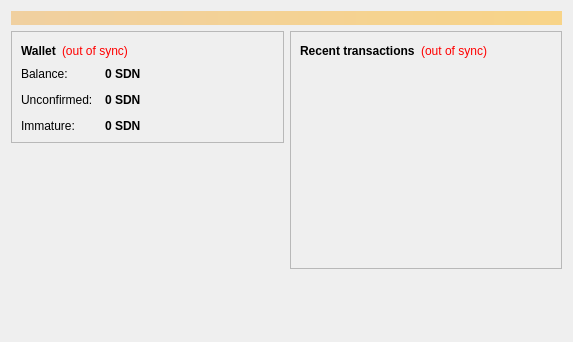
<?xml version="1.0" encoding="UTF-8"?>
<ui version="4.0">
 <class>OverviewPage</class>
 <widget class="QWidget" name="OverviewPage">
  <property name="geometry">
   <rect>
    <x>0</x>
    <y>0</y>
    <width>573</width>
    <height>342</height>
   </rect>
  </property>
  <property name="windowTitle">
   <string>Form</string>
  </property>
  <layout class="QVBoxLayout" name="topLayout">
   <item>
    <widget class="QLabel" name="labelAlerts">
     <property name="visible">
      <bool>false</bool>
     </property>
     <property name="styleSheet">
      <string notr="true">background-color: qlineargradient(x1: 0, y1: 0, x2: 1, y2: 0, stop:0 #F0D0A0, stop:1 #F8D488); color:#000000;</string>
     </property>
     <property name="wordWrap">
      <bool>true</bool>
     </property>
     <property name="margin">
      <number>3</number>
     </property>
    </widget>
   </item>
   <item>
    <layout class="QHBoxLayout" name="horizontalLayout" stretch="1,1">
     <item>
      <layout class="QVBoxLayout" name="verticalLayout_2">
       <item>
        <widget class="QFrame" name="frame">
         <property name="frameShape">
          <enum>QFrame::StyledPanel</enum>
         </property>
         <property name="frameShadow">
          <enum>QFrame::Raised</enum>
         </property>
         <layout class="QVBoxLayout" name="verticalLayout_4">
          <item>
           <layout class="QHBoxLayout" name="horizontalLayout_4">
            <item>
             <widget class="QLabel" name="label_5">
              <property name="font">
               <font>
                <weight>75</weight>
                <bold>true</bold>
               </font>
              </property>
              <property name="text">
               <string>Wallet</string>
              </property>
             </widget>
            </item>
            <item>
             <widget class="QLabel" name="labelWalletStatus">
              <property name="toolTip">
               <string>The displayed information may be out of date. Your wallet automatically synchronizes with the Senden network after a connection is established, but this process has not completed yet.</string>
              </property>
              <property name="styleSheet">
               <string notr="true">QLabel { color: red; }</string>
              </property>
              <property name="text">
               <string notr="true">(out of sync)</string>
              </property>
              <property name="alignment">
               <set>Qt::AlignLeading|Qt::AlignLeft|Qt::AlignVCenter</set>
              </property>
             </widget>
            </item>
            <item>
             <spacer name="horizontalSpacer_2">
              <property name="orientation">
               <enum>Qt::Horizontal</enum>
              </property>
              <property name="sizeHint" stdset="0">
               <size>
                <width>40</width>
                <height>20</height>
               </size>
              </property>
             </spacer>
            </item>
           </layout>
          </item>
          <item>
           <layout class="QFormLayout" name="formLayout_2">
            <property name="fieldGrowthPolicy">
             <enum>QFormLayout::AllNonFixedFieldsGrow</enum>
            </property>
            <property name="horizontalSpacing">
             <number>12</number>
            </property>
            <property name="verticalSpacing">
             <number>12</number>
            </property>
            <item row="0" column="0">
             <widget class="QLabel" name="label">
              <property name="text">
               <string>Balance:</string>
              </property>
             </widget>
            </item>
            <item row="0" column="1">
             <widget class="QLabel" name="labelBalance">
              <property name="font">
               <font>
                <weight>75</weight>
                <bold>true</bold>
               </font>
              </property>
              <property name="cursor">
               <cursorShape>IBeamCursor</cursorShape>
              </property>
              <property name="toolTip">
               <string>Your current balance</string>
              </property>
              <property name="text">
               <string notr="true">0 SDN</string>
              </property>
              <property name="textInteractionFlags">
               <set>Qt::LinksAccessibleByMouse|Qt::TextSelectableByKeyboard|Qt::TextSelectableByMouse</set>
              </property>
             </widget>
            </item>
            <item row="1" column="0">
             <widget class="QLabel" name="label_3">
              <property name="text">
               <string>Unconfirmed:</string>
              </property>
             </widget>
            </item>
            <item row="1" column="1">
             <widget class="QLabel" name="labelUnconfirmed">
              <property name="font">
               <font>
                <weight>75</weight>
                <bold>true</bold>
               </font>
              </property>
              <property name="cursor">
               <cursorShape>IBeamCursor</cursorShape>
              </property>
              <property name="toolTip">
               <string>Total of transactions that have yet to be confirmed, and do not yet count toward the current balance</string>
              </property>
              <property name="text">
               <string notr="true">0 SDN</string>
              </property>
              <property name="textInteractionFlags">
               <set>Qt::LinksAccessibleByMouse|Qt::TextSelectableByKeyboard|Qt::TextSelectableByMouse</set>
              </property>
             </widget>
            </item>
            <item row="2" column="0">
             <widget class="QLabel" name="labelImmatureText">
              <property name="text">
               <string>Immature:</string>
              </property>
             </widget>
            </item>
            <item row="2" column="1">
             <widget class="QLabel" name="labelImmature">
              <property name="font">
               <font>
                <weight>75</weight>
                <bold>true</bold>
               </font>
              </property>
              <property name="toolTip">
               <string>Mined balance that has not yet matured</string>
              </property>
              <property name="text">
               <string notr="true">0 SDN</string>
              </property>
              <property name="textInteractionFlags">
               <set>Qt::LinksAccessibleByMouse|Qt::TextSelectableByKeyboard|Qt::TextSelectableByMouse</set>
              </property>
             </widget>
            </item>
           </layout>
          </item>
         </layout>
        </widget>
       </item>
       <item>
        <spacer name="verticalSpacer">
         <property name="orientation">
          <enum>Qt::Vertical</enum>
         </property>
         <property name="sizeHint" stdset="0">
          <size>
           <width>20</width>
           <height>40</height>
          </size>
         </property>
        </spacer>
       </item>
      </layout>
     </item>
     <item>
      <layout class="QVBoxLayout" name="verticalLayout_3">
       <item>
        <widget class="QFrame" name="frame_2">
         <property name="frameShape">
          <enum>QFrame::StyledPanel</enum>
         </property>
         <property name="frameShadow">
          <enum>QFrame::Raised</enum>
         </property>
         <layout class="QVBoxLayout" name="verticalLayout">
          <item>
           <layout class="QHBoxLayout" name="horizontalLayout_2">
            <item>
             <widget class="QLabel" name="label_4">
              <property name="text">
               <string>&lt;b&gt;Recent transactions&lt;/b&gt;</string>
              </property>
             </widget>
            </item>
            <item>
             <widget class="QLabel" name="labelTransactionsStatus">
              <property name="toolTip">
               <string>The displayed information may be out of date. Your wallet automatically synchronizes with the Senden network after a connection is established, but this process has not completed yet.</string>
              </property>
              <property name="styleSheet">
               <string notr="true">QLabel { color: red; }</string>
              </property>
              <property name="text">
               <string notr="true">(out of sync)</string>
              </property>
              <property name="alignment">
               <set>Qt::AlignRight|Qt::AlignTrailing|Qt::AlignVCenter</set>
              </property>
             </widget>
            </item>
            <item>
             <spacer name="horizontalSpacer">
              <property name="orientation">
               <enum>Qt::Horizontal</enum>
              </property>
              <property name="sizeHint" stdset="0">
               <size>
                <width>40</width>
                <height>20</height>
               </size>
              </property>
             </spacer>
            </item>
           </layout>
          </item>
          <item>
           <widget class="QListView" name="listTransactions">
            <property name="styleSheet">
             <string notr="true">QListView { background: transparent; }</string>
            </property>
            <property name="frameShape">
             <enum>QFrame::NoFrame</enum>
            </property>
            <property name="verticalScrollBarPolicy">
             <enum>Qt::ScrollBarAlwaysOff</enum>
            </property>
            <property name="horizontalScrollBarPolicy">
             <enum>Qt::ScrollBarAlwaysOff</enum>
            </property>
            <property name="selectionMode">
             <enum>QAbstractItemView::NoSelection</enum>
            </property>
           </widget>
          </item>
         </layout>
        </widget>
       </item>
       <item>
        <spacer name="verticalSpacer_2">
         <property name="orientation">
          <enum>Qt::Vertical</enum>
         </property>
         <property name="sizeHint" stdset="0">
          <size>
           <width>20</width>
           <height>40</height>
          </size>
         </property>
        </spacer>
       </item>
      </layout>
     </item>
    </layout>
   </item>
  </layout>
 </widget>
 <resources/>
 <connections/>
</ui>
